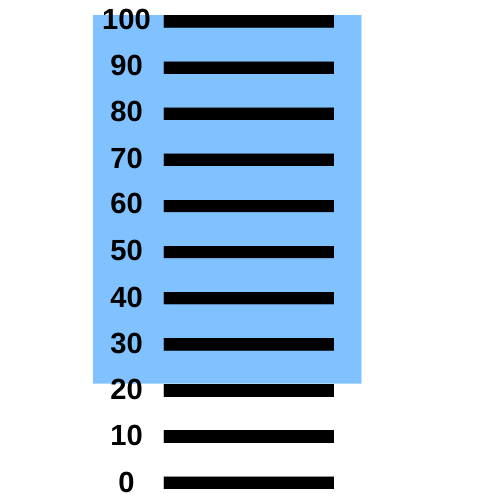
#> input picture 4.png, 500 x 500 px
$ python main.py
#> lines starting #> are read from the running program, lines starting #| are printed output that depends on the picture; after the words box and inside, x2 and y2 are one past the last pixel; in counts of white or black regions, pixels touching at a corner belong together
import cv2
import numpy as np
import snap7
from snap7.util import *
import time

def get_measurement_value_from_image(image_path):
    # Görüntüyü yükle
#> called with image_path = '4.png'
    image = cv2.imread(image_path)
#> image is the input picture: shape (500, 500, 3); mean B, G, R 227.5, 207.8, 187.2

    # Görüntünün boyutunu öğren
    height, width = image.shape[:2]
#> height = 500; width = 500

    # 0 ve 100 değerlerinin y koordinatlarını belirle
    y_for_0 = 470  # 0 değeri için y koordinatı
    y_for_100 = 30  # 100 değeri için y koordinatı

    # Renk alanını HSV formatına çevir
    hsv = cv2.cvtColor(image, cv2.COLOR_BGR2HSV)
#> hsv: shape (500, 500, 3); mean H, S, V 34.2, 41.1, 227.5

    # Mavi renk için HSV aralıkları belirle
    lower_blue = np.array([90, 50, 50])
    upper_blue = np.array([130, 255, 255])

    # Mavi alanı maskelemek
    mask = cv2.inRange(hsv, lower_blue, upper_blue)
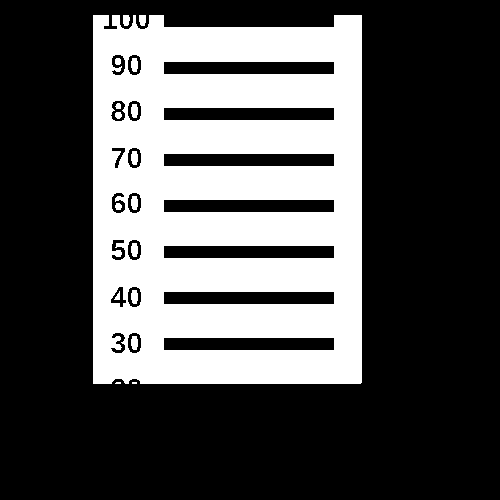
#> mask: shape (500, 500); 32.3% white; 17 white regions (2 under 20 px), largest, box (x1, y1, x2, y2) and area: (93, 15, 362, 384) 79758, (131, 58, 138, 72) 84, (131, 104, 138, 118) 84

    # Maskelemeden sonra mavi alanın üst sınırını bulma
    max_y = None
    for y in range(height-1, -1, -1):  # Y ekseninde yukarıdan aşağıya doğru tara
        if np.any(mask[y, :] > 0):
            max_y = y
            break

    # Geçiş çizgisini bulduysak, değeri hesaplayalım
    if max_y is not None and y_for_100 <= max_y <= y_for_0:
        # max_y'yi 100'den 0'a ölçeklendir
        value = int(100 * ((max_y - y_for_100) / (y_for_0 - y_for_100)))
#> value = 80
    else:
        value = 0  # Eğer geçiş bulunamazsa 0 değeri dön

    # Hesaplanan değeri ekranda göster
    print(f"Hesaplanan Değer: {value}")
#| Hesaplanan Değer: 80

    # Görüntüyü ve maskeyi güncelleyerek göster
    cv2.imshow("Maske", mask)

    # 1 ms bekleyerek pencerenin güncellenmesini sağla
    if cv2.waitKey(1) & 0xFF == ord('q'):
#> (key q is pressed here)
        return None  # 'q' tuşuna basıldıysa döngüyü durdur
    return value

def write_integer_to_plc(value, plc_ip, rack, slot, db_number, start_address):
    # PLC'ye bağlan
    plc = snap7.client.Client()
    plc.connect(plc_ip, rack, slot)

    if not plc.get_connected():
        print("PLC bağlantısı başarısız oldu.")
        return

    # Integer (16-bit) veriyi hazırlama
    data = bytearray(2)
    set_int(data, 0, value)  # 0'dan başlayarak 'value'yu integer olarak ayarla

    # PLC'ye yazma (Data Block 1 örneğinde)
    plc.db_write(db_number, start_address, data)

    # Bağlantıyı kes
    plc.disconnect()

# Sonsuz döngüde her 10 saniyede bir görüntü işleme ve PLC'ye veri gönderme
while True:
    # Görüntüden değeri oku
    measurement_value = get_measurement_value_from_image('4.png')

    # Eğer değer başarıyla hesaplandıysa PLC'ye yaz
    if measurement_value is not None:
        plc_ip_address = '192.168.1.100'  # PLC'nin IP adresini ayarlayın
        rack_number = 0  # Rack numarasını ayarlayın (genellikle 0)
        slot_number = 1  # Slot numarasını ayarlayın (genellikle 1)
        db_number = 1    # Data Block numarasını ayarlayın
        start_byte = 0   # Başlangıç adresini ayarlayın

        # Hesaplanan değeri PLC'ye yaz
#> (the run stopped early here; a loop or call above may not have finished)
